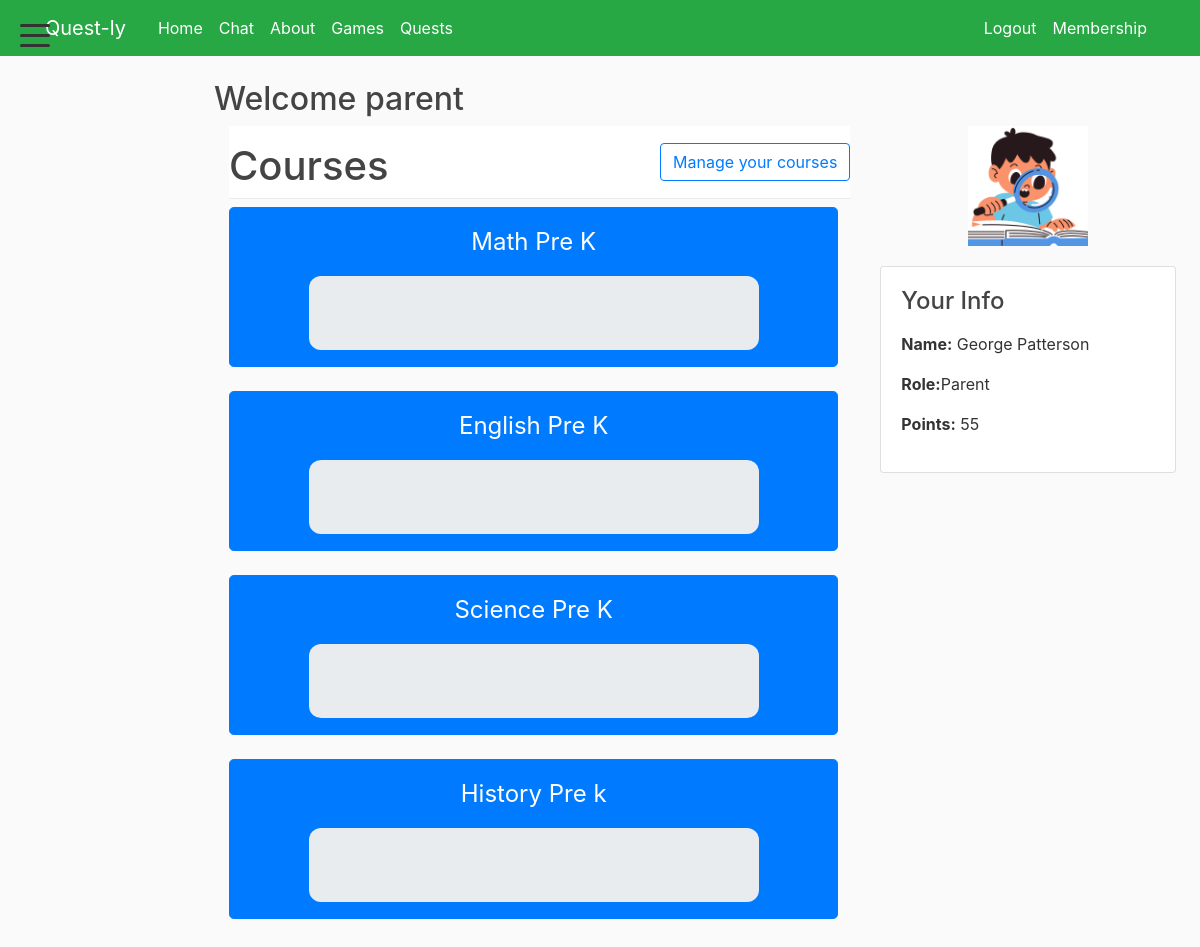
/users/parents/ (signed in), run on the app's committed database.
### blog/models.py (models this page shows, shortened)
class Course(models.Model):
    name = models.CharField(max_length=100)
    image = models.ImageField(upload_to='course_previews/', blank=True, null=True)
    description = models.TextField(blank=True, default='')
    overlay_items = models.TextField(blank=True, default='', help_text='Enter one item per line to display on the course background.')
    OVERLAY_COLOR_BLUE = 'blue'
    OVERLAY_COLOR_GREEN = 'green'
    OVERLAY_COLOR_ORANGE = 'orange'
    OVERLAY_COLOR_CHOICES = [
        (OVERLAY_COLOR_BLUE, 'Blue'),
        (OVERLAY_COLOR_GREEN, 'Green'),
        (OVERLAY_COLOR_ORANGE, 'Orange'),
    ]
    overlay_color = models.CharField(max_length=16, choices=OVERLAY_COLOR_CHOICES, default=OVERLAY_COLOR_BLUE)
    overlay_3d = models.BooleanField(default=True)

### users/models.py (models this page shows, shortened)
class Profile(models.Model):
    USER_TYPES = (
        ('student', 'Student'),
        ('parent', 'Parent'),
        ('teacher', 'Teacher'),
    )
    user = models.OneToOneField(User, on_delete=models.CASCADE)
    image = models.ImageField(default='profile_pics/default.jpg', upload_to='profile_pics', blank=True, null=True)
    sprite = models.ImageField(upload_to='sprites/', blank=True, null=True)
    user_type = models.CharField(max_length=10, choices=USER_TYPES, default='student')
    grade = models.CharField(max_length=20, blank=True, null=True)
    points = models.IntegerField(default=0)
    league = models.CharField(max_length=20, choices=LEAGUE_CHOICES, default='Stone')
    following = models.ManyToManyField('self', symmetrical=False, related_name='followers', blank=True)
    courses = models.ManyToManyField('blog.Course', related_name='subscribed_profiles', blank=True)

### users/views.py (the view)
# urls.py: path('parents/', views.parents, name='parents'),
@parent_required
def parents(request):
    try:
        if not (getattr(request.user, 'is_superuser', False) or (hasattr(request.user, 'profile') and request.user.profile.user_type == 'parent')):
            return render(request, 'users/role_forbidden.html', {
                'target_role': 'parent',
                'suggest_register_url': '/register/parent/'
            })
    except Exception:
        return render(request, 'users/role_forbidden.html', {
            'target_role': 'parent',
            'suggest_register_url': '/register/parent/'
        })
    courses = []
    try:
        if request.user.is_authenticated and hasattr(request.user, 'profile'):
            user_courses = request.user.profile.courses.prefetch_related('lessons__tasks').all()
            if user_courses.exists():
                courses = user_courses
    except Exception:
        courses = []
    return render(request, 'users/parents.html', {'courses': courses})

### blog/context_processors.py (called while the page is built)
def all_courses(request):
    try:
        courses = Course.objects.all()
    except Exception:
        courses = []
    return {'all_courses': courses}

def home_url(request):
    try:
        if getattr(request.user, 'is_authenticated', False):
            profile = getattr(request.user, 'profile', None)
            user_type = getattr(profile, 'user_type', None)
            if getattr(request.user, 'is_superuser', False) or user_type == 'teacher':
                return {'home_url': reverse('teachers')}
            if user_type == 'student':
                return {'home_url': reverse('students')}
            if user_type == 'parent':
                return {'home_url': reverse('parents')}
    except Exception:
        pass
    return {'home_url': reverse('home')}

### blog/models.py (called while the page is built)
    def get_absolute_url(self):
        return reverse('task-detail', kwargs={'task_id': self.pk})

### users/views.py (called while the page is built)
def is_parent(user):
    try:
        return getattr(user, 'is_superuser', False) or (hasattr(user, 'profile') and user.profile.user_type == 'parent')
    except Exception:
        return False

### users/templates/users/parents.html (shortened to what this page needs)
{% extends "blog/base.html" %}
{% block content %}
    <h2>Welcome parent</h2>
    <div class="container">
        <div class="row">
            <div class="col-md-8">
                <div class="d-flex justify-content-between align-items-center mb-2 sticky-top bg-white py-2" style="z-index:10;border-bottom:1px solid #e9ecef;">
                    <h1 class="mt-2 mb-0">Courses</h1>
                    {% if request.user.is_authenticated %}
                        <button class="btn btn-outline-primary" data-toggle="modal" data-target="#manageCoursesModal">Manage your courses</button>
                    {% endif %}
                </div>
                {% if courses and courses|length > 0 %}
                <div class="courses-scroll">
                    <div class="row">
                        {% for course in courses %}
                        <div class="col-md-12 mb-4">
                            <a href="{% url 'course-detail' course.id %}" class="course-btn btn btn-lg btn-primary btn-block d-flex flex-column align-items-center justify-content-center">
                                <span class="mb-2">{{ course.name }}</span>
                                <div class="course-placeholder"></div>
                            </a>
                        </div>
                        {% endfor %}
                    </div>
                </div>
                {% endif %}
            </div>
            <div class="col-md-4 d-flex flex-column align-items-center justify-content-start">
                {% if request.user.profile.sprite %}
                    <img src="{{ request.user.profile.sprite.url }}" alt="Sprite" style="height:120px; width:auto; margin-bottom:20px;">
                {% endif %}
                <div class="card shadow-sm w-100">
                    <div class="card-body">
                        <h4 class="card-title mb-3">Your Info</h4>
                        <p><strong>Name:</strong> {{ request.user.get_full_name|default:request.user.username }}</p>
                        <p><strong>Role:</strong>Parent</p>
                        <p><strong>Points:</strong> {{ request.user.profile.points }}</p>
                    </div>
                </div>
            </div>
        </div>
    </div>
{% endblock %}

### blog/static/blog/main.css (style rules this page uses)
body { background: #fafafa; color: #333333; margin-top: 5rem; }
h1, h2, h3, h4, h5, h6 { color: #444444; }
.courses-scroll { max-height: calc(100vh - 220px); overflow-y: auto; padding-right: 12px; }
.courses-scroll .course-btn { height: 160px; }
.sticky-top.bg-white { background: #fff; }

### users/templates/users/parents.html (style rules this page uses)
.course-btn { min-height: 140px; padding: 16px 24px; font-size: 1.5em; display: flex; flex-direction: column; align-items: center; justify-content: center; }
.course-placeholder { width: 450px; height: 300px; background: #e9ecef; border-radius: 12px; margin-top: 8px; display: block; }

### data on the page
Course: name "Math Pre K"
Course: name "English Pre K"
Course: name "Science Pre K"
Course: name "History Pre k"

### other printed values
{{ request.user.get_full_name|default:request.user.username }} "George Patterson"
{{ request.user.profile.points }} "55"
